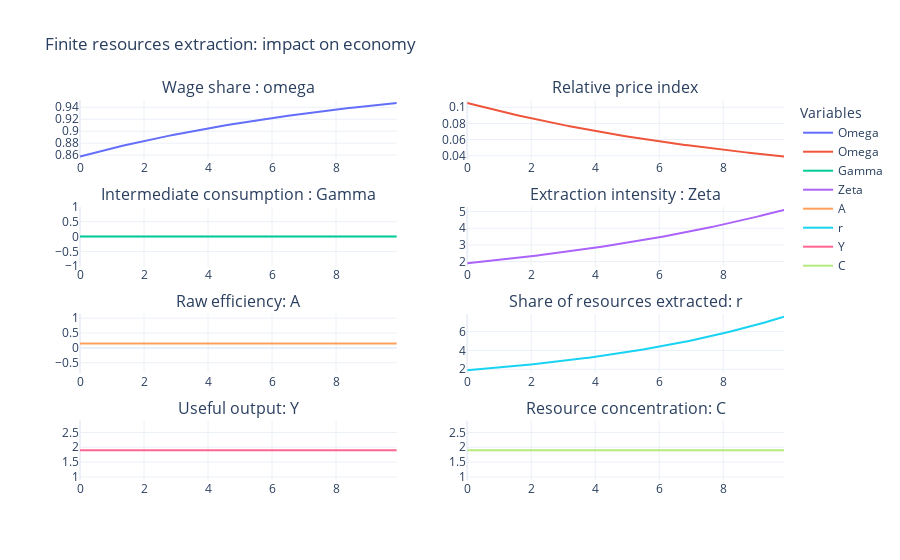

The notebook cell this image was saved under:
### Code cell
import ipywidgets as widgets
from ipywidgets import interact, FloatSlider, ToggleButtons,VBox, interactive
from scipy.optimize import minimize
import numpy as np
import plotly.graph_objects as go
from IPython.display import display


# Interactive widgets for each parameter
widgets_list1 = []
widgets_list2 = []
for i,key in enumerate(Params.keys()):
    if i%2==0:
        widgets_list1.append(widgets.FloatSlider(min=0.0, max=1.0, step=0.01, value=Params[key], description=key))
    else:
        widgets_list2.append(widgets.FloatSlider(min=0.0, max=1.0, step=0.01, value=Params[key], description=key))

# Combine all sliders into a single VBox
widgets_box = widgets.HBox([widgets.VBox(widgets_list1),widgets.VBox(widgets_list2)])

# Define interactive function to update simulation and plot
def update_simulation(**kwargs):
    # Update Params dictionary with new values from sliders
    for key, value in kwargs.items():
        Params[key] = value
    
    # Rerun simulation with updated Params
    Out = run_simulation(Params, nt, dt)
    
    # Update existing plot with new simulation results
    update_plot(fig, Out)

# Function to update the plot with new simulation results
def update_plot(fig, Out):
    # Extract updated values from simulation results
    omega_values = Out['omega']
    r = Out['Rsoc']
    Y_values = Out['Y']
    Gamma_values = Out['Gamma']
    zeta_values = Out['zeta']
    A_values = Out['A']
    time_values = Out['time']
    Concentration = Out['C']

    # Update traces with new data
    fig.data[0].y = omega_values
    fig.data[1].y = Gamma_values
    fig.data[2].y = zeta_values
    fig.data[3].y = A_values
    fig.data[4].y = r
    fig.data[5].y = Y_values
    fig.data[6].y = Concentration

    # Update layout (if necessary)
    fig.update_layout(
        title="Finite resources extraction: impact on economy",
        legend_title="Variables",
        template="plotly_white"
    )

    # Show updated figure
    fig.show()

# Create interactive output with widgets
interactive_plot = interactive(update_simulation, **Params)
display(widgets_box, interactive_plot)
